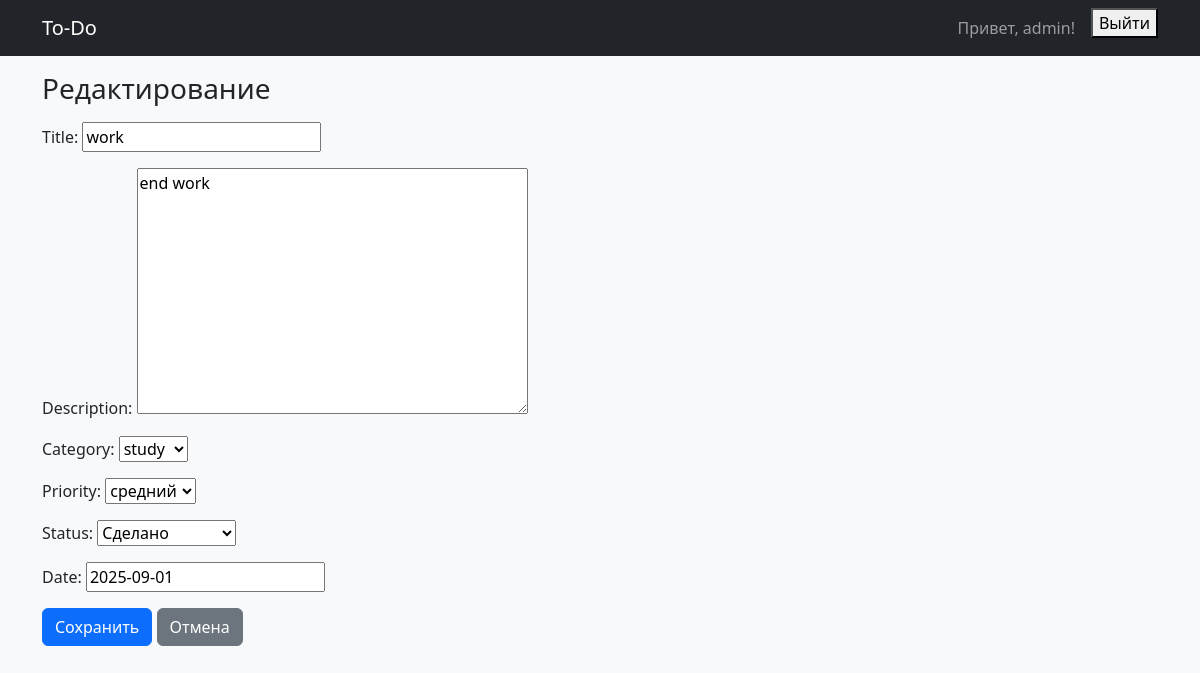
The page /tasks/6/edit/ (signed in) on the database its author committed.
### task/models.py (models this page shows, shortened)
class Task(models.Model):
    class Status(models.TextChoices):
        TODO = 'todo', 'к выполнению'
        IN_PROGRESS = 'in_progress', 'в процессе'
        DONE = 'done', 'Сделано'
    class Priority(models.IntegerChoices):
        LOW = 1, 'низкий'
        MEDIUM = 2, 'средний'
        HIGH = 3, 'высокий'
    title = models.CharField(max_length=200)
    owner = models.ForeignKey(
        settings.AUTH_USER_MODEL,
        on_delete=models.CASCADE,
        related_name='tasks'
    )
    description = models.TextField(blank=True)
    category = models.ForeignKey(
        Category, null=True, blank=True,
        on_delete=models.SET_NULL, related_name='tasks'
    )
    status = models.CharField(max_length=20, choices=Status.choices,
                              default=Status.TODO
                              )
    priority = models.IntegerField(choices=Priority.choices,
                                   default=Priority.MEDIUM)
    date = models.DateField(null=True, blank=True)
    create_at = models.DateTimeField(auto_now_add=True)
    update_at = models.DateTimeField(auto_now=True)
    class Meta:
        ordering = ['status', '-priority', 'date', '-create_at']

### task/views.py (the view, shortened to what this page needs)
# urls.py: path('tasks/<int:pk>/edit/', TaskUpdateView.as_view(), name='task_edit'),
class TaskUpdateView(LoginRequiredMixin, UpdateView):
    model = Task
    form_class = TaskForm
    success_url = reverse_lazy('task:task_list')
    template_name = 'task/task_form.html'
    def get_queryset(self):
        return Task.objects.filter(owner=self.request.user)

### task/forms.py (shortened to what this page needs)
class TaskForm(forms.ModelForm):
    class Meta:
        model = Task
        fields =['title', 'description', 'category', 'priority', 'status', 'date']

### task/models.py (called while the page is built)
    def __str__(self):
        return self.name

### task/templates/task/task_form.html (shortened to what this page needs)
{% extends 'base.html' %}
{% block content %}
<h1 class="h3 mb-3">{% if object %}Редактирование{% else %}Новая задача{% endif %}</h1>
<form method="post">
  {{ form.as_p }}
  <button class="btn btn-primary" >Сохранить</button>
  <a class="btn btn-secondary" href="{% url 'task:task_list' %}">Отмена</a>
</form>
{% endblock %}

### task/templates/base.html (shortened to what this page needs)
{% load static %}
<!DOCTYPE html>
<html lang="ru">
  <head>
    <link href="https://cdn.jsdelivr.net/npm/bootstrap@5.3.2/dist/css/bootstrap.min.css" rel="stylesheet">
  </head>
  <body class="bg-light">
    <nav class="navbar navbar-expand-lg navbar-dark bg-dark mb-3">
      <div class="container">
        <a class="navbar-brand" href="{% url 'task:task_list' %}">To-Do</a>
        <div class="d-flex">
          {% if user.is_authenticated %}
            <span class="navbar-text me-3">Привет, {{ user.username }}!</span>
            <form method="post" action="{% url 'logout' %}">
              <button type="submit">Выйти</button>
            </form>
          {% else %}
            <a class="btn btn-outline-light me-2" href="{% url 'login' %}">Войти</a>
            <a class="btn btn-light" href="{% url 'register' %}">Регистрация</a>
          {% endif %}
        </div>
      </div>
    </nav>
    <main class="container">
      {% block content %}{% endblock %}
    </main>
  </body>
</html>

### rows shown on the page
Task: title "work", description "end work", category "study", priority "средний", status "Сделано", date "2025-09-01"

### other values the page prints
{{ user.username }} "admin"
